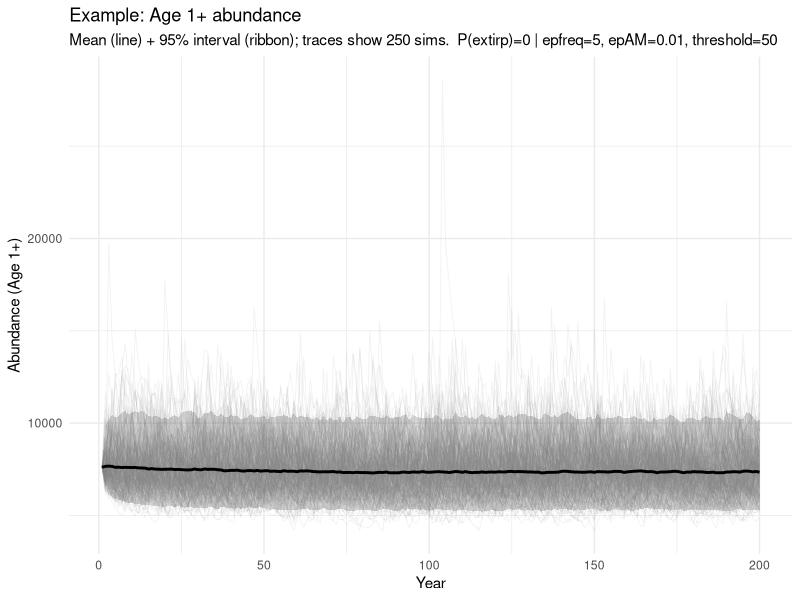
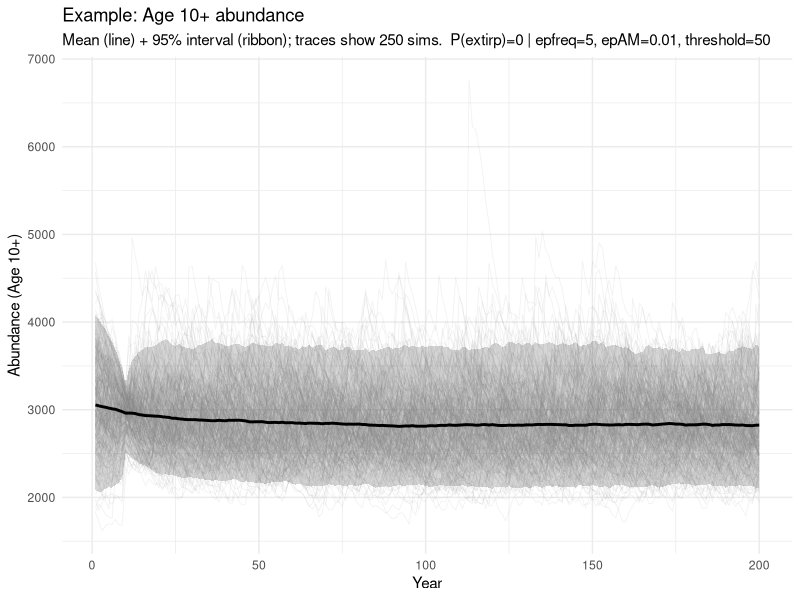

The R source for these figures, in order:
############################################################
##GULF STURGEON PVA CALCULATOR 
##Single-population PVA (self-contained within inputs in the code here)
##
## Endpoint:
##   Extirpation = min(adults) <= threshold at any point in first 100 years
##
## Plots (user-chosen in INPUTS):
##   (1) Age plot_ageA+ abundance over years (light traces + mean line + 95% interval ribbon)
##   (2) Age plot_ageB+ abundance over years (light traces + mean line + 95% interval ribbon)
##
## Clarifications included:
##   1) Explicit "vulnerable age" definition (vuln_age)
##   2) Optional maturity age override (amat_override)
##   3) Initialization bookkeeping (vulnerable vs adult, per-sim + summaries)
##   4) Scales initial total abundance so mean vulnerable abundance ~= No
##   5) Saves FULL per-simulation initialization table (start_df_sims) to CSV (optional)
############################################################

rm(list = ls())
library(ggplot2)

# ============================================================
# INPUTS  (EDIT ONLY THIS SECTION)
# ============================================================

# Reproducibility
SEED <- 1

# Simulation controls
nT    <- 200    # number of years
A     <- 60      # max age
AR    <- 1       # recruitment age (age class recruits enter simulation)
n_sim <- 2000     # number of simulations (>=500 recommended for probability work)

# --- NEW: Choose TWO ages to plot (Age X+ and Age Y+) ---
plot_ageA <- 1    # e.g., 1 means Age 1+
plot_ageB <- 10   # e.g., 10 means Age 10+

# --- Clarification (1): definition of "vulnerable" fish (for reporting + init scaling)
vuln_age <- 4    # "vulnerable abundance" refers to females age vuln_age+
#vuln_age is a reporting and initialization convention, not related to gear
#we interpret the input No as the target female abundance age vuln_age+ 
#(the “vulnerable” pool). We then scale the starting age structure so the average 
#initial number of females age vuln_age+ across simulations is approximately No, 
#these are the starting conditions.


# Episodic event settings
epfreq <- 5     # years between episodic events (smaller => more frequent things happen)
epAM   <- 0.01   # adult episodic mortality severity (0 to 1) in episodic years, adult survival is multiplied by (1-epAM)
epJM   <- 0.01   # subadult episodic mortality severity (0 to 1) in episodic years, subadult survival is multiplied by (1-epJM)

#juv to 0.4 then 0.8 then add adult to 0.1

# Extirpation definition (adult threshold)
extir_threshold <- 50

# Global biological scalars
reck <- 2.8
K    <- 0.13
afec <- 100000
Wmat <- 0.15
sd_S <- 0.6

# --- Clarification (2): optional maturity age override
amat_override <- NA
# e.g., set to 12 for "adults are age 12+"; leave NA to use the Wmat-based formula

# --- Clarification (3): print initialization bookkeeping
report_initial_composition <- TRUE

# --- Clarification (5): save the full per-simulation initialization table
save_start_table <- TRUE
start_table_file <- NA_character_   # will be auto-set after pop_name is chosen

# Plotting controls
plot_trace_sims <- 250        # number of simulations to draw as light traces (set <= n_sim)
save_plots <- FALSE

# Output plot filenames (auto-set after pop_name is chosen unless you override)
plot_A_file <- NA_character_
plot_B_file <- NA_character_

# ------------------------------------------------------------
# Population-specific scalars (UNCOMMENT EXACTLY ONE BLOCK)
# ------------------------------------------------------------

# # Example
 pop_name <- "Example"
 R0       <- 1000
 Madult   <- 0.10
 No       <- 5000

# # Pearl
# pop_name <- "Pearl"
# R0       <- 1832
# Madult   <- 0.274
# No       <- 797

# # Pascagoula
#pop_name <- "Pascagoula"
#R0       <- 1869
#Madult   <- 0.139
#No       <- 161

# # Escambia
# pop_name <- "Escambia"
# R0       <- 498
# Madult   <- 0.139
# No       <- 339

# # Yellow
# pop_name <- "Yellow"
# R0       <- 327
# Madult   <- 0.139
# No       <- 2962

# # Choctawhatchee
# pop_name <- "Choctawhatchee"
# R0       <- 461
# Madult   <- 0.117
# No       <- 2183

# # Apalachicola
# pop_name <- "Apalachicola"
# R0       <- 537
# Madult   <- 0.117
# No       <- 1359

# # Suwannee
# pop_name <- "Suwannee"
# R0       <- 655
# Madult   <- 0.117
# No       <- 6295


# ============================================================
# SAFETY CHECKS
# ============================================================

if (!exists("pop_name") || !exists("R0") || !exists("Madult") || !exists("No")) {
  stop("You must uncomment EXACTLY ONE population block in the INPUTS section (pop_name, R0, Madult, No).")
}
if (vuln_age < 1 || vuln_age > A) stop("vuln_age must be between 1 and A.")
if (AR < 1 || AR > A) stop("AR must be between 1 and A.")
if (n_sim < 1) stop("n_sim must be >= 1.")
if (plot_ageA < 1 || plot_ageA > A) stop("plot_ageA must be between 1 and A.")
if (plot_ageB < 1 || plot_ageB > A) stop("plot_ageB must be between 1 and A.")

plot_trace_sims <- min(plot_trace_sims, n_sim)

if (is.na(start_table_file)) {
  start_table_file <- paste0("start_composition_sims_", pop_name, ".csv")
}
if (is.na(plot_A_file)) {
  plot_A_file <- paste0("timeseries_age", plot_ageA, "plus_", pop_name, ".png")
}
if (is.na(plot_B_file)) {
  plot_B_file <- paste0("timeseries_age", plot_ageB, "plus_", pop_name, ".png")
}

# ============================================================
# MODEL DO NOT MODIFY BELOW
# ============================================================

set.seed(SEED)

# Ages
ages <- 1:A
la   <- (1 - exp(-K * ages))
wa   <- la^3
fec  <- pmax(0, wa - Wmat) * afec

# Adult cutoff age (MetaPVA formula unless overridden)
amat <- as.integer(-log(1 - Wmat^(1/3)) / K)
amat <- max(1, min(A, amat))
if (!is.na(amat_override)) {
  amat <- as.integer(amat_override)
  amat <- max(1, min(A, amat))
}

# Length-based survival-at-age (MetaPVA uses *0.66)
Sa <- exp(-Madult / la * 0.66)   # transition a->a+1 uses Sa[a]

# Survivorship lx
lx <- numeric(A)
lx[1] <- 1
if (A > 1) {
  for (a in 2:A) lx[a] <- lx[a - 1] * Sa[a - 1]
}

# Eggs per recruit + Beverton-Holt params
phie <- sum(lx * fec)
R_A  <- reck / phie
R_B  <- (reck - 1) / (R0 * phie)

# ------------------------------------------------------------
# Clarification (4): scale initial total abundance so mean vulnerable ~= No
# ------------------------------------------------------------
# Expected vulnerable fraction among ages AR..A (without deviates):
vuln_frac <- sum(lx[vuln_age:A]) / sum(lx[AR:A])
vuln_frac <- max(vuln_frac, 1e-12)
N1 <- as.integer(round(No / vuln_frac))

# Episodic years per simulation
ep_flag <- matrix(FALSE, nrow = nT, ncol = n_sim)
if (epfreq <= nT) {
  n_samp <- as.integer(nT / epfreq)
  for (j in 1:n_sim) {
    yrs <- sample.int(nT, n_samp, replace = FALSE)
    ep_flag[yrs, j] <- TRUE
  }
}

# Episodic multipliers for survival transitions (ages AR..A-1)
# Subadults: AR < age < amat
# Adults:    age >= amat
ages_surv <- AR:(A - 1)
mult_episode <- rep(1, length(ages_surv))
if (length(ages_surv) > 0) {
  for (k in seq_along(ages_surv)) {
    a <- ages_surv[k]
    if (a == AR) {
      mult_episode[k] <- 1
    } else if (a < amat) {
      mult_episode[k] <- 1 - epJM
    } else {
      mult_episode[k] <- 1 - epAM
    }
  }
}

# Environmental effects
rec_dev <- matrix(
  exp(rnorm((A - AR + 1) * n_sim, 0, sd_S) + 0.5 * sd_S^2),
  nrow = (A - AR + 1), ncol = n_sim
)
anom <- matrix(
  exp(rnorm((nT - 1) * n_sim, 0, sd_S)),
  nrow = (nT - 1), ncol = n_sim
)

# State: numbers-at-age each year (A x n_sim)
N <- matrix(0L, nrow = A, ncol = n_sim)

# Initialize populations across ages AR..A
base_w <- lx[AR:A]
for (j in 1:n_sim) {
  w <- base_w * rec_dev[, j]
  w <- w / sum(w)
  N[AR:A, j] <- as.vector(rmultinom(1, N1, w))
}

# ============================================================
# Clarification (3 + 5): FULL per-simulation initialization table
# ============================================================

init_total <- colSums(N[1:A, , drop = FALSE])
init_vuln  <- colSums(N[vuln_age:A, , drop = FALSE])
init_adult <- colSums(N[amat:A,    , drop = FALSE])

start_df_sims <- data.frame(
  pop_name = pop_name,
  sim = 1:n_sim,
  init_total_age1plus = init_total,
  init_vulnerable_ageplus = init_vuln,
  init_adults_ageplus = init_adult,
  adult_frac_within_vulnerable = init_adult / pmax(1, init_vuln)
)

if (report_initial_composition) {
  cat("\n--- Initialization bookkeeping (Year 1) ---\n")
  cat("Population:", pop_name, "\n")
  cat("Interpretation: No is target vulnerable abundance (age", vuln_age, "+ females) =", No, "\n")
  cat("Derived total initial abundance (N1) =", N1, "\n")
  cat("Adult cutoff age (amat) =", amat, "\n")
  cat("Observed mean vulnerable (age", vuln_age, "+) =", round(mean(init_vuln), 1), "\n")
  cat("Observed mean adults (age", amat, "+) =", round(mean(init_adult), 1), "\n")
  cat("Adults as % of vulnerable (mean across sims) =",
      round(100 * mean(start_df_sims$adult_frac_within_vulnerable), 1), "%\n")
  cat("-----------------------------------------\n\n")
  print(utils::head(start_df_sims, 10))
}

if (isTRUE(save_start_table)) {
  utils::write.csv(start_df_sims, file = start_table_file, row.names = FALSE)
  cat("Saved per-simulation start table to:", start_table_file, "\n\n")
}

# ============================================================
# TIME SERIES STORAGE
# ============================================================

# two user-chosen age thresholds:
N_ageAplus <- matrix(0, nrow = nT, ncol = n_sim)
N_ageBplus <- matrix(0, nrow = nT, ncol = n_sim)

# kept for extirpation endpoint + bookkeeping
N_adults   <- matrix(0, nrow = nT, ncol = n_sim)  # adults = amat+
N_vuln     <- matrix(0, nrow = nT, ncol = n_sim)  # vulnerable = vuln_age+

record_metrics <- function(t, Nmat) {
  N_ageAplus[t, ] <<- colSums(Nmat[plot_ageA:A, , drop = FALSE])
  N_ageBplus[t, ] <<- colSums(Nmat[plot_ageB:A, , drop = FALSE])
  N_adults[t, ]   <<- colSums(Nmat[amat:A, , drop = FALSE])
  N_vuln[t, ]     <<- colSums(Nmat[vuln_age:A, , drop = FALSE])
}

# Record year 1
record_metrics(1, N)

# ============================================================
# DYNAMICS OVER YEARS
# ============================================================

for (t in 2:nT) {
  
  # Eggs from prior year
  Et <- colSums(N[AR:A, , drop = FALSE] * fec[AR:A])
  
  # Recruitment to age AR
  recruits <- as.integer((R_A * Et * anom[t - 1, ]) / (1 + R_B * Et))
  
  # Next year state
  N_next <- matrix(0L, nrow = A, ncol = n_sim)
  N_next[AR, ] <- recruits
  
  # Survival transitions a -> a+1 for a = AR..A-1
  if (A > AR) {
    surv_base <- Sa[AR:(A - 1)]
    for (k in seq_along(ages_surv)) {
      mult_sim <- ifelse(ep_flag[t - 1, ], mult_episode[k], 1)
      pvec <- pmin(pmax(surv_base[k] * mult_sim, 0), 1)
      
      N_next[ages_surv[k] + 1, ] <- rbinom(
        n    = n_sim,
        size = pmax(0L, N[ages_surv[k], ]),
        prob = pvec
      )
    }
  }
  
  N <- N_next
  record_metrics(t, N)
}

# ============================================================
# EXTIRPATION PROBABILITY
# ============================================================

ext_window <- min(100, nT)
min_adults <- apply(N_adults[1:ext_window, , drop = FALSE], 2, min)
extirp_ind <- (min_adults <= extir_threshold)
p_extirp   <- mean(extirp_ind)

cat("\nPopulation:", pop_name, "\n")
cat("Years:", nT, " | Sims:", n_sim, " | A:", A, " | AR:", AR, "\n")
cat("Vulnerable age (vuln_age) =", vuln_age, " | Adult age cutoff (amat) =", amat, "\n")
cat("Plotted ages: Age", plot_ageA, "+ and Age", plot_ageB, "+\n")
cat("epfreq =", epfreq, " | epAM =", epAM, " | epJM =", epJM, "\n")
cat("Extirpation threshold (adults) =", extir_threshold, "\n")
cat("P(extirpation) = P(min adults <= threshold in years 1..", ext_window, ") = ",
    round(p_extirp, 4), "\n\n", sep = "")

# ============================================================
# PLOTTING (traces + mean + 95% interval ribbon)
# ============================================================

years <- 1:nT
trace_ids <- if (plot_trace_sims < n_sim) sample.int(n_sim, plot_trace_sims) else 1:n_sim

summ_by_year <- function(mat) {
  data.frame(
    year = years,
    mean = rowMeans(mat),
    lwr  = apply(mat, 1, quantile, probs = 0.025, na.rm = TRUE),
    upr  = apply(mat, 1, quantile, probs = 0.975, na.rm = TRUE)
  )
}

# Helper to build the plot for an arbitrary "Age X+ matrix"
make_plot <- function(mat, age_label, trace_ids, title_prefix, p_extirp, epfreq, epAM, extir_threshold) {
  
  df_trace <- data.frame(
    year = rep(years, times = length(trace_ids)),
    sim  = rep(trace_ids, each = nT),
    N    = as.vector(mat[, trace_ids, drop = FALSE])
  )
  
  sum_tbl <- summ_by_year(mat)
  
  ggplot() +
    geom_line(data = df_trace, aes(x = year, y = N, group = sim),
              alpha = 0.12, linewidth = 0.3, color = "grey60") +
    geom_ribbon(data = sum_tbl, aes(x = year, ymin = lwr, ymax = upr),
                alpha = 0.20) +
    geom_line(data = sum_tbl, aes(x = year, y = mean),
              linewidth = 1.0, color = "black") +
    labs(
      title = paste0(title_prefix, ": ", age_label, " abundance"),
      subtitle = paste0("Mean (line) + 95% interval (ribbon); traces show ", length(trace_ids),
                        " sims.  P(extirp)=", round(p_extirp, 3),
                        " | epfreq=", epfreq, ", epAM=", epAM, ", threshold=", extir_threshold),
      x = "Year",
      y = paste0("Abundance (", age_label, ")")
    ) +
    theme_minimal()
}

pA <- make_plot(
  mat = N_ageAplus,
  age_label = paste0("Age ", plot_ageA, "+"),
  trace_ids = trace_ids,
  title_prefix = pop_name,
  p_extirp = p_extirp,
  epfreq = epfreq,
  epAM = epAM,
  extir_threshold = extir_threshold
)

pB <- make_plot(
  mat = N_ageBplus,
  age_label = paste0("Age ", plot_ageB, "+"),
  trace_ids = trace_ids,
  title_prefix = pop_name,
  p_extirp = p_extirp,
  epfreq = epfreq,
  epAM = epAM,
  extir_threshold = extir_threshold
)

print(pA)
print(pB)

if (isTRUE(save_plots)) {
  ggsave(plot_A_file, pA, width = 9, height = 4.8, dpi = 300)
  ggsave(plot_B_file, pB, width = 9, height = 4.8, dpi = 300)
  cat("Saved plots:\n  ", plot_A_file, "\n  ", plot_B_file, "\n", sep = "")
}

# NOTE:
# - Keep n_sim large for stable extirpation probabilities.
# - For plotting, use plot_trace_sims << n_sim to keep figures fast and readable.
# - start_df_sims is the full per-simulation initialization table (Year 1).
############################################################
